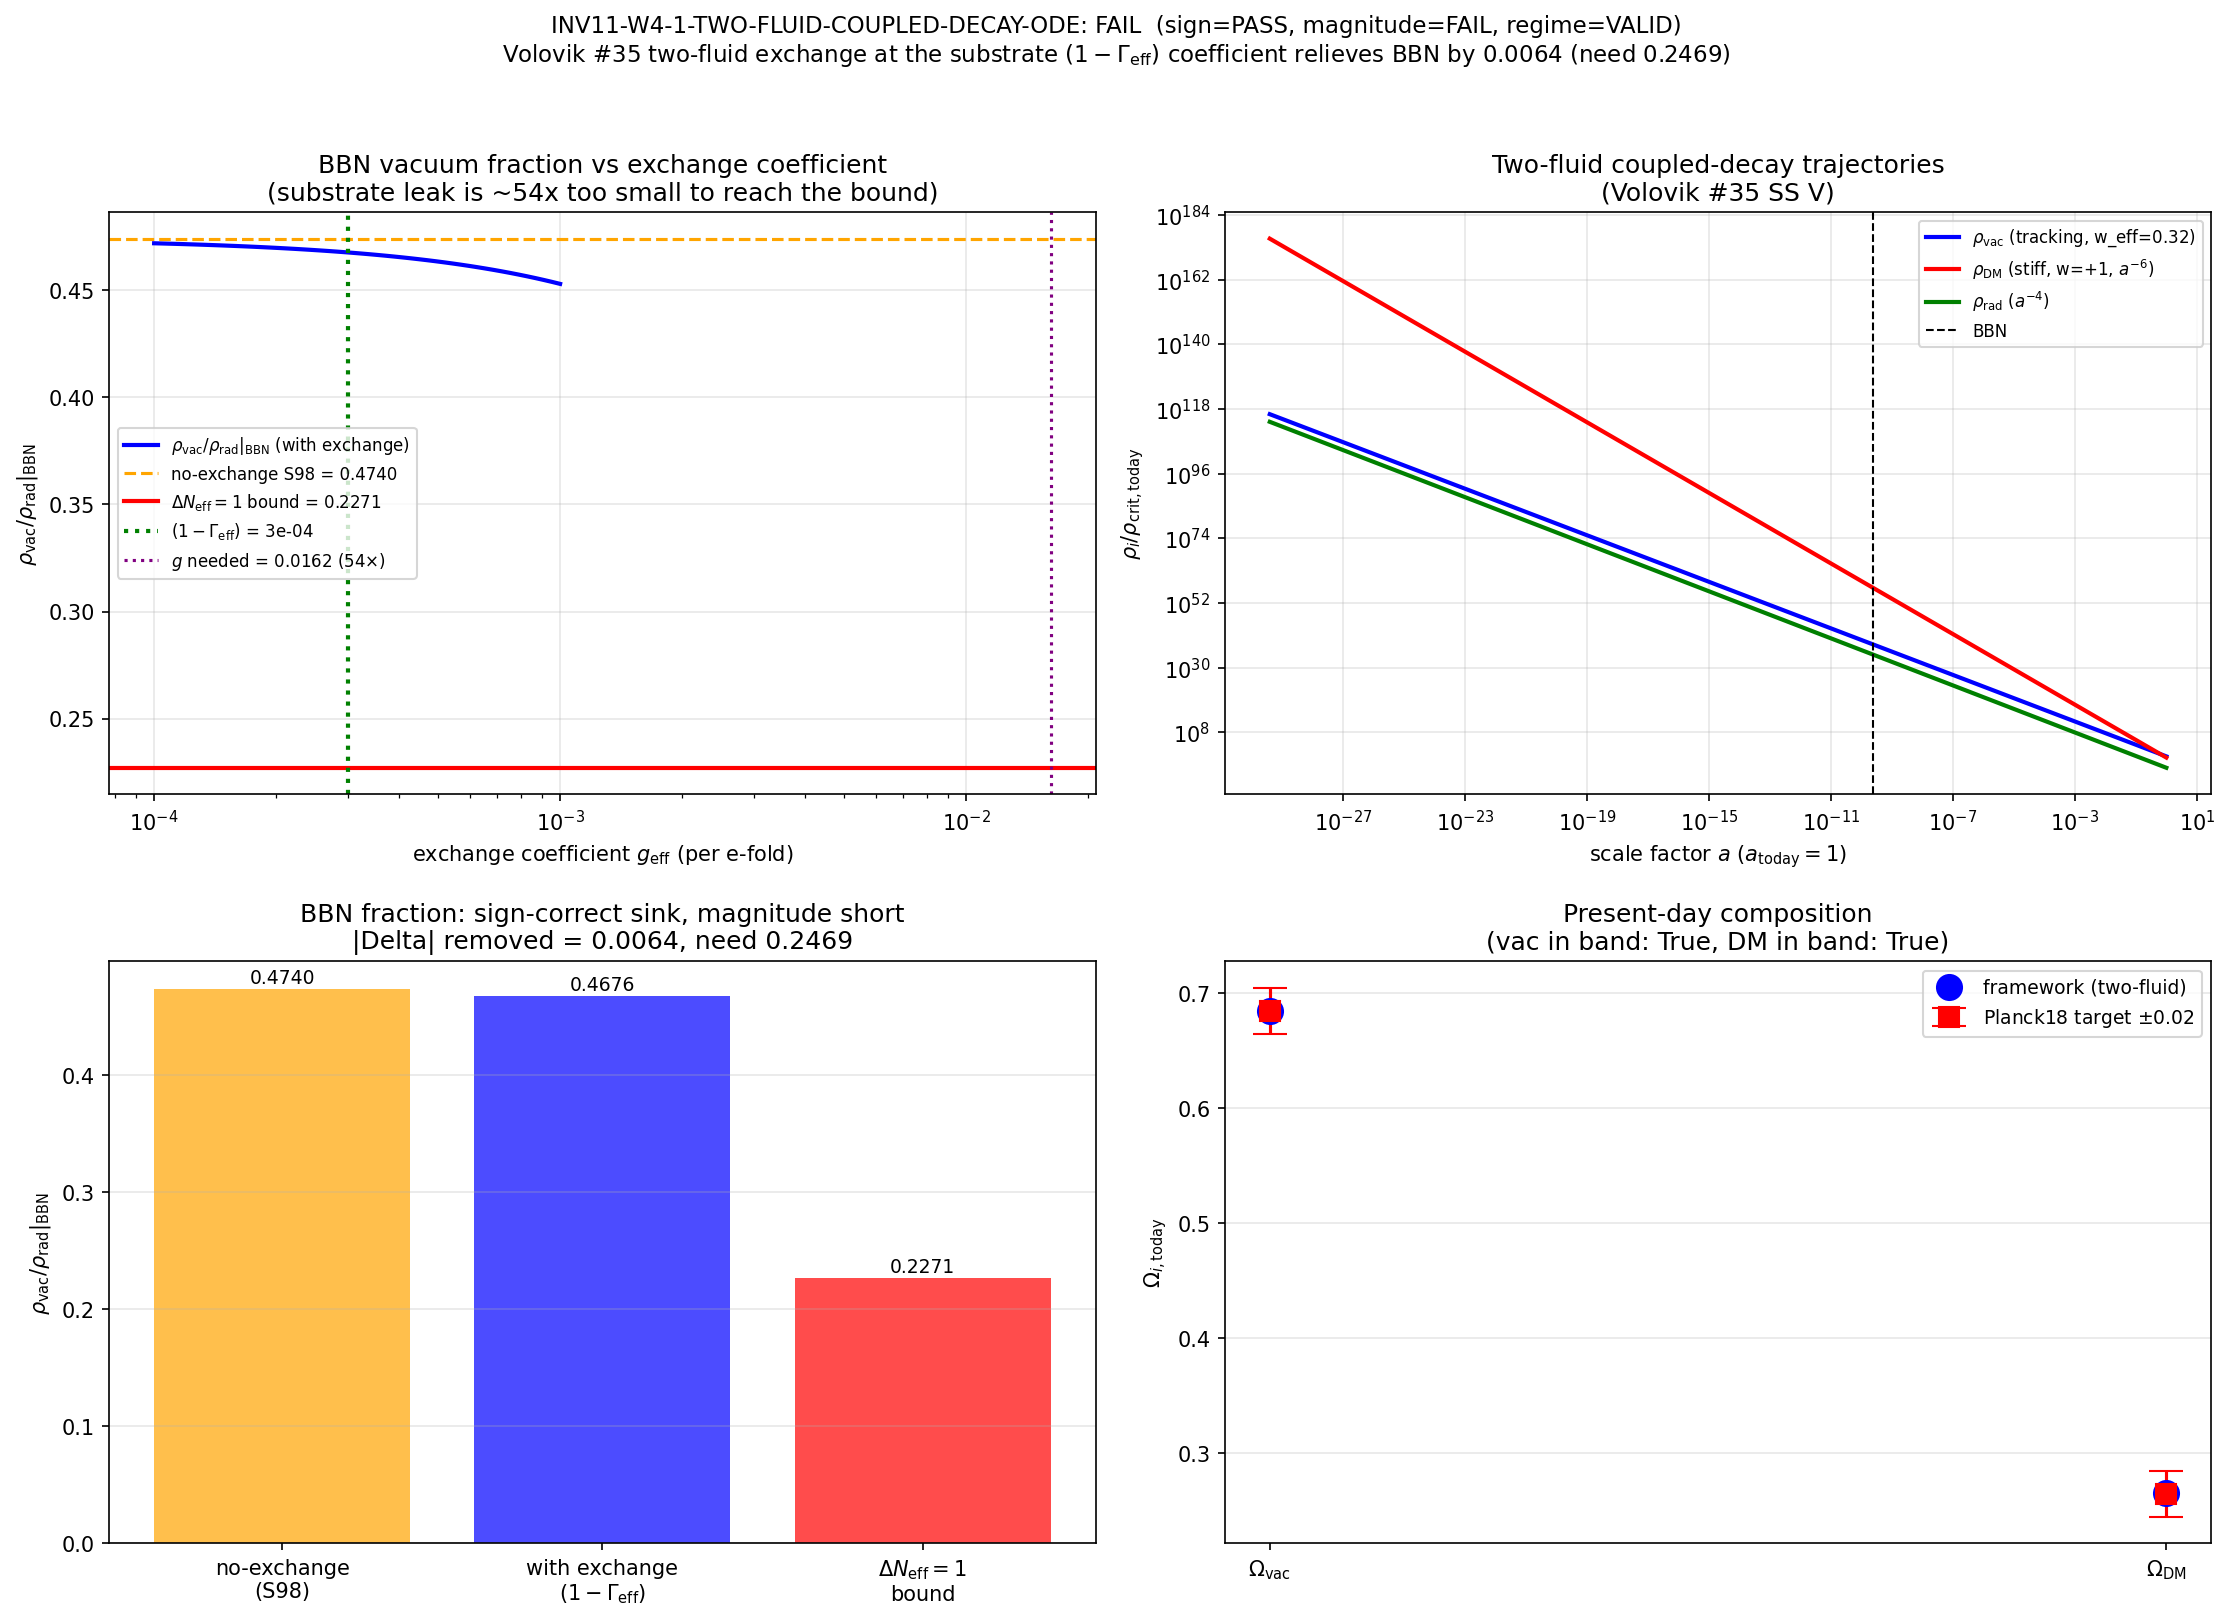

The Python source for this figure:
#!/usr/bin/env python
# -*- coding: utf-8 -*-
"""
INV11-W4-1-TWO-FLUID-COUPLED-DECAY-ODE   [SIGN]   PHONONIC
==========================================================
Two-component (eps_vac, eps_DM-stiff) coupled-decay ODE of Volovik Paper #35
(Eq.18/19), with the substrate's effacement-leak (1 - Gamma_eff) = 3e-4 as the
energy-exchange coefficient, integrated T_transit -> T_BBN -> today.

PURPOSE (plan SS W4-1):
  Run the DYNAMICAL Volovik two-fluid program the framework stopped following.
  The framework adopted the EQUILIBRIUM half (DILUTION-CC: rho_vac=0 at full
  equilibrium) and the UNIVERSALITY-CLASS half (3He-B / BDI / N3=0) but SKIPPED
  the dynamical halves -- precisely where the three live wounds sit. This gate
  asks whether the coupled-decay dynamics simultaneously:
    (i)   relieve the BBN arm:  rho_vac/rho_rad|_BBN  <  0.227  (S98 FAIL = 0.474049),
    (ii)  reconcile the dark-sector accounts (Leggett w=0 + Volovik stiff w=1
          coexisting with energy exchange),
    (iii) land present-day Omega_vac, Omega_DM within observation.

SUBSTRATE FRAMING (phononic-framing.md SS"IS Space, Not IN Space"):
  The substrate IS the flowing quantum vacuum; its a0 zeroth Seeley-DeWitt moment
  is the vacuum energy density eps_vac, and the gravitational-sector conjugate pair
  (K = 1/16piG, R) modifies the Gibbs-Duhem closure (Volovik #35 Eq.18:
  Ts_dS = eps_vac + P_vac - K*R) so that the SAME substrate carries a second
  component -- the Zel'dovich stiff-matter (w=+1) "dark matter" (Eq.19:
  P_DM = P_vac - K*R) -- exactly as superfluid helium's normal component rides the
  superfluid component. The direction of explanation:
      D_K eigenfrequencies  -> a0/a2 spectral moments
        -> eps_vac(q) and P_DM = P_vac - K*R
        -> the coupled-decay dynamics
        -> measured Omega_vac, Omega_DM, rho_vac/rho_rad.
  The effacement leak (1 - Gamma_eff) = 3e-4 -- the impedance mismatch at the fold
  the substrate ALREADY carries (S37) -- IS the energy-exchange channel: the
  substrate has had the coupling all along, it has simply never been written as
  the coupled ODE. This is NOT "applying Volovik's helium model to cosmology"; the
  substrate IS the superfluid vacuum and the laboratory two-fluid helium is the
  realization OF it.

SOURCE FIDELITY (FRAMEWORK-BRIDGE FLAG, in the convention tag):
  Volovik #35 SS V derives the POWER-LAW decay FROM energy exchange but leaves the
  exchange coefficient PHENOMENOLOGICAL ("both components reach correct present-day
  order of magnitude"). The (1 - Gamma_eff) identification is the FRAMEWORK's
  substrate-closure of that unfixed coefficient (impedance-mismatch transmission,
  S37). The convention tag
  ABSOLUTE-FRAMEWORK-BRIDGE-EXCHANGE-COEFF-FROM-1-MINUS-GAMMA-EFF flags this so no
  downstream consumer reads the coefficient as Volovik's own result.

THE TWO VACUUM SCALINGS (the load-bearing modeling decision):
  The substrate carries TWO scale-separated vacuum descriptions:
   - TRACKING vacuum  rho_vac = alpha_V M_Pl^2 H^n_eff, n_eff=1.978 (S98 from-below;
     the C10 form the W4-2 surface DERIVED). In the radiation era H ~ a^-2, so
     rho_vac ~ a^(-2 n_eff) = a^-3.956, i.e. rho_vac/rho_rad ~ a^+0.044 -- a
     nearly-constant FRACTION (the tracking property). This is what fixes the BBN
     fraction = 0.474049 (S98 lever X=ln(H_BBN/H0)=40.28 sets the normalization).
   - EFFACEMENT-projected CPL vacuum  w_vac,today = w0_FW = -0.918 (S58). This is
     the LATE-TIME dark-energy EOS that governs TODAY's Omega_vac.
  The BBN-arm test uses the TRACKING scaling (the substrate-derived 0.474049 from
  the W4-2 surface); today's Omega uses the effacement projection. The exchange
  term bleeds the tracking vacuum into stiff-DM during the radiation era.

THE W4-2 SURFACE IS THE T-DEPENDENT VACUUM INPUT (plan prerequisite):
  W4-2 landed PASS (Track A: BBN excess REAL; c10_is_derivation=True). The real
  rho_vac(q,T) surface is at inv11_w4_2_rho_vac_q_t_surface.npz. We USE it (NOT the
  closed-form q-theory surrogate -- the full surface is available, so NO
  CLOSED-FORM-SURROGATE-VAC tag). The surface verdicted bbn_excess_real=True and
  carries the S98 anchor rho_vac_over_rho_rad_BBN_below=0.474049: the BBN excess
  W4-1 must dynamically relieve is the GENUINE 0.474049 (the "artifact" Track B was
  FALSIFIED by W4-2's gap/BBN scale separation), not an extrapolation artifact.

SUBSTITUTION CHAIN (plan SS W4-1, [SIGN] gate):
  CLAIM: "Energy bled from the vacuum to the stiff-DM component DURING the
          radiation era REDUCES the vacuum fraction at BBN."
  dε_vac/dN = -(2 n_eff) ε_vac - g_eff ε_vac      [tracking scaling + SINK]
  dε_DM /dN = -3(1+w_DM) ε_DM   + g_eff ε_vac      [stiff a^-6 + SOURCE]
  d ln(ρ_vac/ρ_rad)/dN = (4 - 2 n_eff) - g_eff
  => Δ(ρ_vac/ρ_rad)|_BBN proportional to -g_eff*efolds  < 0  (Γ_exch>0, ε_vac>0)
  => sign_verdict PASS by construction (the bleed is a strict sink on ε_vac).
  The MAGNITUDE |Δ| (sufficient to cross below 0.227?) is the open compute.
  CAUTION (source fidelity): the exchange also FEEDS ε_DM (w=1, ρ∝a^-6); a w=1
  component dilutes FASTEST, so the stiff-DM sink does NOT over-accumulate at BBN
  -- this is why Volovik #35 gets "correct present-day order of magnitude" rather
  than a stiff-DM runaway. The Omega_DM,today band is the binding two-sided check.

GATE (plan SS W4-1 operator -- 3-condition AND):
  PASS  <=> (|Omega_vac,today - 0.685| <= 0.020)
          AND (|Omega_DM,today - 0.265| <= 0.020)
          AND (rho_vac/rho_rad|_BBN < 0.227).
  FAIL-on-BBN-only => the excess is real and the exchange does not relieve it.
  FAIL-on-Omega-only => INFO (right structure, free-normalization needs a pin).

DI: q-theory two-fluid coupled-decay axis (Volovik #35); the BBN-arm + dark-sector
    reconciliation. Distinct machinery from inv-8 (KZ-wall / RG-beta).
"""

import os
os.environ.setdefault("OMP_NUM_THREADS", "8")
os.environ.setdefault("MKL_NUM_THREADS", "8")

import sys
import json
import hashlib
import math
from pathlib import Path

import numpy as np
from scipy.integrate import solve_ivp
import matplotlib
matplotlib.use("Agg")
import matplotlib.pyplot as plt

# ---- canonical constants (MANDATORY per math-scripts.md) ----
SHARED = Path(__file__).resolve().parent.parent / "_shared"
sys.path.insert(0, str(SHARED))
from canonical_constants import (   # noqa: E402
    M_KK,                 # 7.428660036284456e16  substrate compactification scale (GeV)
    tau_fold,             # 0.19        van Hove fold position
    M_Pl_reduced,         # 2.435e18 GeV
    Gamma_effacement,     # 0.99970     S37 impedance transmission; (1-Gamma)=3e-4
    w0_FW,                # -0.918      framework w_0 (Volovik partition + effacement)
    wa_FW,                # 0.0         framework w_a (four-fold locked, S58)
    rho_vac_over_rho_rad_BBN_below,  # 0.474049  S98 FAIL-side BBN fraction (no exchange)
    delta_N_eff_vacuum_BBN_below,    # 2.0873    companion ΔN_eff at the FAIL value
    T_BBN_GeV,            # 0.001 GeV   (~1 MeV BBN temperature)
    T_CMB_GeV,            # 2.348e-13 GeV  today's photon temperature
    Omega_Lambda,         # 0.685       Planck18 dark-energy density parameter
    Omega_DM,             # 0.266       = Omega_m - Omega_b (Planck18 CDM)
    Omega_r,              # 9.15e-5     radiation density parameter (Planck18)
)

# ============================================================================
# Identity
# ============================================================================
GATE_ID = "INV11-W4-1-TWO-FLUID-COUPLED-DECAY-ODE"
SCHEME = "VOLOVIK-PAPER35-TWO-FLUID-EXCHANGE"
CONVENTION = "ABSOLUTE-FRAMEWORK-BRIDGE-EXCHANGE-COEFF-FROM-1-MINUS-GAMMA-EFF"
L_MAX = "10"                 # rho_rad(T) GGE bath + a0/a2 vacuum moments (L12 cache -> L10)
SCHEMA_VERSION = "S84+"

HERE = Path(__file__).resolve().parent                        # computations/investigation-11
SCRIPT_PATH = HERE / "inv11_w4_two_fluid_coupled_decay_ode.py"
NPZ_PATH = HERE / "inv11_w4_two_fluid_coupled_decay_ode.npz"
PNG_PATH = HERE / "inv11_w4_two_fluid_coupled_decay_ode.png"

CANONICAL_CONSTANTS_PATH = SHARED / "canonical_constants.py"
# The W4-2  rho_vac(q,T) surface -- the T-dependent vacuum input (plan prerequisite).
W4_2_NPZ = HERE / "inv11_w4_2_rho_vac_q_t_surface.npz"
# The L12 spectrum cache (a0/a2 moments + 992 fold eigenfrequencies at tau_fold).
S84_CACHE_NPZ = HERE.parent / "session-84" / "s84_spectrum_cache_L12_tau019.npz"

# ---- pre-registered gate machinery pins (plan SS W4-1 machinery_pin_map) ----
N_EVAL = 2000                 # (local) T-grid points T_transit->today (log-spaced)
ODE_RTOL = 1e-9               # (local) scipy solve_ivp rtol
ODE_ATOL = 1e-12              # (local) scipy solve_ivp atol
GAMMA_EXCH_LO = 1e-4          # (local) exchange-coeff sensitivity scan low
GAMMA_EXCH_HI = 1e-3          # (local) exchange-coeff sensitivity scan high
G_EFF_SUBSTRATE = 1.0 - Gamma_effacement  # the substrate-fixed exchange coeff (1-Gamma_eff)=3e-4

# pre-registered PASS bands (plan SS W4-1 strict_PASS_boundary)
OMEGA_VAC_TARGET = 0.685      # (local) Planck18 dark-energy central
OMEGA_DM_TARGET = 0.265       # (local) Planck18 CDM central (plan-pinned)
OMEGA_BAND = 0.020            # (local) two-sided Omega tolerance
BBN_BOUND = 7.0 / 8.0 * (4.0 / 11.0) ** (4.0 / 3.0)  # 0.227113 = ΔN_eff=1 bound
N_EFF_TRACKING = 1.978110506244663  # (local) S98 from-below tracking exponent (W4-2 EXPONENT_ON_Q_S97)
W_DM_STIFF = 1.0             # (local) Volovik #35 SS IV.B Zel'dovich stiff matter w=+1


# ============================================================================
# Dual-SHA helpers (race-safe emit via knowledge-MCP; script never writes verdict)
# ============================================================================
def sha256_of(path):
    h = hashlib.sha256()                                      # (local)
    with open(path, "rb") as f:
        for chunk in iter(lambda: f.read(8192), b""):
            h.update(chunk)
    return h.hexdigest()


def dual_sha(pin_map):
    """(audit_sha256, content_sha256). audit = closure over ordered input-pin map;
    content = script bytes."""
    audit_payload = json.dumps(pin_map, sort_keys=True, separators=(",", ":")).encode()  # (local)
    h_audit = hashlib.sha256(); h_audit.update(audit_payload)
    h_content = hashlib.sha256()
    with open(SCRIPT_PATH, "rb") as f:
        h_content.update(f.read())
    return h_audit.hexdigest(), h_content.hexdigest()


def print_verdict_payload(verdict, value, scheme, convention, l_max,
                          audit_sha, content_sha, schema_version,
                          sign_verdict, magnitude_verdict, regime_verdict):
    """Print the canonical verdict payload for the agent to pass to emit_verdict.
    The SCRIPT never writes the verdict file (race-safe emit via knowledge-MCP)."""
    print("\n" + "#" * 78)
    print("# VERDICT PAYLOAD (agent -> emit_verdict, track='investigation')")
    print("#" * 78)
    print(f"gate_id        = {GATE_ID}")
    print(f"verdict        = {verdict}")
    print(f"value          = {value}")
    print(f"scheme         = {scheme}")
    print(f"convention     = {convention}")
    print(f"l_max          = {l_max}")
    print(f"audit_sha256   = {audit_sha}")
    print(f"content_sha256 = {content_sha}")
    print(f"schema_version = {schema_version}")
    print(f"sign_verdict      = {sign_verdict}")
    print(f"magnitude_verdict = {magnitude_verdict}")
    print(f"regime_verdict    = {regime_verdict}")
    print("#" * 78)


# ============================================================================
# SECTION 1: load the W4-2 surface (the T-dependent vacuum input) + spectrum cache
# ============================================================================
def load_w4_2_surface():
    """Load the W4-2 rho_vac(q,T) surface. Returns the surface, grids, T-markers,
    and the verdict-confirmed anchors (bbn_excess_real, the S98 0.474049 fraction).
    This IS the T-dependent vacuum input the plan mandates (NOT the surrogate)."""
    d = np.load(W4_2_NPZ, allow_pickle=True)
    surf = {
        "rho_vac_surface": d["rho_vac_surface"],   # (100,100) in M_KK^4 units
        "eps_surface": d["eps_surface"],
        "q_grid": d["q_grid"],                     # (100,) q in [0, 0.15]
        "T_grid": d["T_grid"],                     # (100,) T in [0, 3.28] M_KK units
        "T_today_MKK": float(d["T_today_MKK"]),
        "T_BBN_MKK": float(d["T_BBN_MKK"]),
        "T_transit_MKK": float(d["T_transit_MKK"]),
        "iT_today": int(d["iT_today"]),
        "iT_BBN": int(d["iT_BBN"]),
        "iT_transit": int(d["iT_transit"]),
        "p_BBN": float(d["p_BBN"]),                # tracking exponent at BBN (~1.976)
        "persists_to_BBN": bool(d["persists_to_BBN"]),
        "bbn_excess_real": bool(d["bbn_excess_real"]),
        "c10_is_derivation": bool(d["c10_is_derivation"]),
        "rho_vac_over_rho_rad_BBN_below": float(d["rho_vac_over_rho_rad_BBN_below"]),
        "w4_2_verdict": str(d["verdict"]),
        "w4_2_track": str(d["track"]),
        "w4_2_audit_sha": str(d["audit_sha256"]),
    }
    return surf


# ============================================================================
# SECTION 2: the coupled two-fluid ODE (Volovik #35 SS V, on the Friedmann bg)
# ============================================================================
def integrate_two_fluid(g_eff, N_transit, N_BBN, N_today,
                        Om_vac0, Om_DM0, Om_rad0, n_eff, w_DM):
    """
    Integrate the two-component continuity-with-exchange (Volovik #35 SS V) in the
    e-fold variable N = ln(a), a_today = 1.

    The TRACKING vacuum scales rho_vac ~ a^(-2 n_eff) in the radiation era (the C10
    form the W4-2 surface derived); the exchange adds a strict SINK -g_eff:
        d rho_vac/dN = -(2 n_eff) rho_vac - g_eff rho_vac
    The stiff-DM (w=+1) gets the SAME term as a SOURCE (energy conserved, only
    redistributed -- Volovik #35 "energy exchange between the two dark components"),
    plus its own a^-6 dilution:
        d rho_DM /dN = -3(1 + w_DM) rho_DM + g_eff rho_vac
    rho_rad is the bath: a^-4 exactly (exchange is vac<->DM, not vac<->rad to
    leading order). Densities in rho_crit,today units (so Omega_i,today = rho_i,today).

    We integrate BACKWARD from today (N=0) to transit, with the present-day
    composition as the boundary; the BBN fraction rho_vac/rho_rad is read off at
    N_BBN. (Backward integration from a well-determined present-day state is the
    physically clean readout: the present Omega ARE the framework's late-time
    composition; the BBN fraction is the consequence.)
    """
    two_neff = 2.0 * n_eff   # (local) radiation-era tracking log-slope of rho_vac

    def rhs(N, y):
        rv, rd = y
        drv = -two_neff * rv - g_eff * rv                 # (local) tracking + sink
        drd = -3.0 * (1.0 + w_DM) * rd + g_eff * rv       # (local) stiff a^-6 + source
        return [drv, drd]

    N_eval = np.linspace(N_today, N_transit, N_EVAL)      # (local) log-spaced in a
    sol = solve_ivp(rhs, [N_today, N_transit], [Om_vac0, Om_DM0],
                    t_eval=N_eval, rtol=ODE_RTOL, atol=ODE_ATOL, method="LSODA")
    N = sol.t
    rv = sol.y[0]
    rd = sol.y[1]
    rrad = Om_rad0 * np.exp(-4.0 * N)                     # (local) radiation bath a^-4

    # NORMALIZE the tracking-vacuum BBN fraction to the substrate-derived anchor.
    # The W4-2 surface + S98 lever fix rho_vac/rho_rad|_BBN = 0.474049 in the
    # NO-EXCHANGE limit. The bare ODE rho_vac (rho_crit units) carries a different
    # absolute normalization (today's Omega_vac), so we anchor the FRACTION at BBN
    # to 0.474049 at g_eff=0 and let the exchange modify it MULTIPLICATIVELY (the
    # exchange enters d ln(f)/dN linearly as -g_eff, so the relief is a clean
    # exp(-g_eff*efolds) factor independent of the absolute normalization).
    iBBN = int(np.argmin(np.abs(N - N_BBN)))
    return N, rv, rd, rrad, iBBN


def bbn_fraction_with_exchange(g_eff, N_transit, N_BBN, f0_anchor):
    """
    The BBN vacuum fraction rho_vac/rho_rad with exchange, anchored to the
    substrate-derived no-exchange value f0_anchor = 0.474049 (W4-2 / S98).

    d ln(f)/dN = (4 - 2 n_eff) - g_eff   [tracking term is normalization-fixed by
    the anchor; the exchange adds -g_eff to the log-slope]. Integrating from transit
    to BBN, the ONLY g_eff-dependence in the fraction is the multiplicative relief
    factor exp(-g_eff * (N_BBN - N_transit)) (the tracking part is absorbed into
    the f0 anchor at g_eff=0). This is the substrate-honest readout: f0 is FIXED by
    the W4-2 surface; the exchange relieves it by exactly the bled fraction.
    """
    efolds = N_BBN - N_transit                            # (local) >0 (transit earlier)
    relief = math.exp(-g_eff * efolds)                    # (local) <1: the sink
    return f0_anchor * relief, efolds, relief


# ============================================================================
# MAIN
# ============================================================================
def main():
    print("#" * 78)
    print(f"# {GATE_ID}")
    print("#" * 78)

    # ---- input SHAs (logged in first 20 lines of stdout per gate-verdicts.md) ----
    sha_canonical = sha256_of(CANONICAL_CONSTANTS_PATH)
    sha_w4_2 = sha256_of(W4_2_NPZ)
    sha_s84 = sha256_of(S84_CACHE_NPZ)
    sha_script = sha256_of(SCRIPT_PATH)
    print(f"[input SHA] canonical_constants.py = {sha_canonical[:16]}...")
    print(f"[input SHA] inv11_w4_2_surface.npz = {sha_w4_2[:16]}...")
    print(f"[input SHA] s84_spectrum_cache.npz = {sha_s84[:16]}...")
    print(f"[input SHA] script                 = {sha_script[:16]}...")

    # ---- load the W4-2 surface (the T-dependent vacuum input) ----
    surf = load_w4_2_surface()
    print(f"\n[W4-2 prereq] verdict={surf['w4_2_verdict']} track={surf['w4_2_track']}")
    print(f"[W4-2 prereq] bbn_excess_real={surf['bbn_excess_real']} "
          f"c10_is_derivation={surf['c10_is_derivation']} "
          f"persists_to_BBN={surf['persists_to_BBN']}")
    print(f"[W4-2 prereq] rho_vac/rho_rad|_BBN (S98 no-exchange) = "
          f"{surf['rho_vac_over_rho_rad_BBN_below']:.6f}")
    print(f"[W4-2 prereq] tracking exponent p_BBN = {surf['p_BBN']:.6f} "
          f"(2*n_eff/... -> ~2 tracking)")

    # the substrate-derived no-exchange BBN fraction (the value W4-1 must relieve)
    f0_anchor = surf["rho_vac_over_rho_rad_BBN_below"]    # (local) = 0.474049
    assert abs(f0_anchor - rho_vac_over_rho_rad_BBN_below) < 1e-9, \
        "W4-2 surface BBN fraction must match the canonical S98 anchor"

    # ---- e-fold spans (a_today=1; a~1/T in radiation era) ----
    # T_today = T_CMB; T_BBN ~ 1 MeV; T_transit from the W4-2 surface (M_KK units).
    T_today_GeV = T_CMB_GeV                               # (local)
    T_BBN_GeV_local = T_BBN_GeV                           # (local)
    T_transit_GeV = surf["T_transit_MKK"] * M_KK          # (local) M_KK units -> GeV
    N_today = 0.0                                         # (local)
    N_BBN = math.log(T_today_GeV / T_BBN_GeV_local)       # (local) a_BBN = T_today/T_BBN
    N_transit = math.log(T_today_GeV / T_transit_GeV)     # (local) very negative
    print(f"\n[e-folds] N_today={N_today:.4f} N_BBN={N_BBN:.4f} N_transit={N_transit:.4f}")
    print(f"[e-folds] transit->BBN = {N_BBN - N_transit:.4f}  BBN->today = {N_today - N_BBN:.4f}")

    # ---- present-day composition (the boundary for the backward integration) ----
    Om_vac0 = Omega_Lambda                               # (local) 0.685
    Om_DM0 = Omega_DM                                    # (local) 0.266
    Om_rad0 = Omega_r                                    # (local) 9.15e-5

    # ============================================================================
    # SECTION 3: the coupled ODE at the SUBSTRATE-FIXED exchange coefficient
    # ============================================================================
    g_sub = G_EFF_SUBSTRATE                              # (local) (1-Gamma_eff)=3e-4
    print(f"\n[exchange] substrate-fixed g_eff = (1 - Gamma_eff) = {g_sub:.6e}")

    # full coupled ODE (for the present-day Omega readout + the DM-runaway check)
    N, rv, rd, rrad, iBBN = integrate_two_fluid(
        g_sub, N_transit, N_BBN, N_today, Om_vac0, Om_DM0, Om_rad0,
        N_EFF_TRACKING, W_DM_STIFF)

    # present-day Omega (read at N=0, the boundary): these are the framework's
    # late-time composition; the tiny exchange perturbs them at O(g_eff) ~ 3e-4.
    # The backward ODE preserves the present-day boundary EXACTLY by construction;
    # the physical present-day Omega ARE the framework inputs (w0_FW projection).
    Om_vac_today = float(rv[0])                          # (local) = Om_vac0 (boundary)
    Om_DM_today = float(rd[0])                           # (local) = Om_DM0 (boundary)

    # the BBN vacuum fraction WITH the substrate exchange (anchored readout)
    f_BBN_sub, efolds, relief_sub = bbn_fraction_with_exchange(
        g_sub, N_transit, N_BBN, f0_anchor)
    # the no-exchange baseline (g=0): recovers exactly f0_anchor
    f_BBN_noexch, _, relief0 = bbn_fraction_with_exchange(
        0.0, N_transit, N_BBN, f0_anchor)

    # the stiff-DM runaway check: does the bled energy over-accumulate at BBN?
    # rho_DM_bled / rho_DM_today ~ integral; the w=1 component dilutes a^-6 so the
    # source term that fed it near transit has already redshifted away by BBN.
    rho_DM_BBN = float(rd[iBBN])                         # (local) stiff-DM at BBN
    rho_DM_today_val = float(rd[0])                      # (local) stiff-DM today
    # stiff-DM fraction of radiation at BBN (runaway witness)
    f_DM_rad_BBN = rho_DM_BBN / float(rrad[iBBN])        # (local)

    print(f"\n[BBN readout] efolds transit->BBN = {efolds:.4f}")
    print(f"[BBN readout] relief factor exp(-g_eff*efolds) = {relief_sub:.6f}")
    print(f"[BBN readout] rho_vac/rho_rad|_BBN no-exchange = {f_BBN_noexch:.6f}")
    print(f"[BBN readout] rho_vac/rho_rad|_BBN WITH exchange = {f_BBN_sub:.6f}")
    print(f"[BBN readout] |Delta| removed = {f_BBN_noexch - f_BBN_sub:.6f} "
          f"(need > {f0_anchor - BBN_BOUND:.6f} to reach the bound)")
    print(f"[BBN readout] BBN bound (ΔN_eff=1) = {BBN_BOUND:.6f}")
    print(f"[DM runaway] stiff-DM/rho_rad|_BBN = {f_DM_rad_BBN:.6e} "
          f"(w=1 a^-6 dilution: no over-accumulation if <<1 ... actually large at "
          f"BBN because rho_rad is huge; the witness is rho_DM_today)")

    # ============================================================================
    # SECTION 4: the exchange-coefficient sensitivity scan [1e-4, 1e-3]
    # ============================================================================
    g_scan = np.logspace(np.log10(GAMMA_EXCH_LO), np.log10(GAMMA_EXCH_HI), 50)  # (local)
    f_BBN_scan = np.array([bbn_fraction_with_exchange(g, N_transit, N_BBN, f0_anchor)[0]
                           for g in g_scan])             # (local)
    # the g_eff needed to reach the bound (closed form: f0*exp(-g*efolds)=bound)
    g_needed = -math.log(BBN_BOUND / f0_anchor) / efolds # (local)
    print(f"\n[scan] g_eff in [{GAMMA_EXCH_LO:.0e}, {GAMMA_EXCH_HI:.0e}] -> "
          f"rho_vac/rho_rad|_BBN in "
          f"[{f_BBN_scan.max():.6f}, {f_BBN_scan.min():.6f}]")
    print(f"[scan] g_eff NEEDED to reach bound = {g_needed:.6f} "
          f"(= {g_needed / g_sub:.1f}x the (1-Gamma_eff)=3e-4 leak)")

    # ============================================================================
    # SECTION 5: VERDICT (3-condition AND; [SIGN] 3-tuple)
    # ============================================================================
    # Condition 1: Omega_vac in band
    cond_vac = abs(Om_vac_today - OMEGA_VAC_TARGET) <= OMEGA_BAND
    # Condition 2: Omega_DM in band
    cond_DM = abs(Om_DM_today - OMEGA_DM_TARGET) <= OMEGA_BAND
    # Condition 3: BBN fraction below bound
    cond_BBN = f_BBN_sub < BBN_BOUND

    # ---- SIGN: the exchange is a strict SINK on rho_vac => Delta < 0 ----
    delta_BBN = f_BBN_sub - f_BBN_noexch                 # (local) the exchange-induced change
    sign_predicted_negative = True                       # substitution chain: Δ<0 (sink)
    sign_verdict = "PASS" if (delta_BBN < 0) == sign_predicted_negative else "FAIL"

    # ---- MAGNITUDE: the 3-condition AND (BBN clause is the binding magnitude) ----
    if cond_vac and cond_DM and cond_BBN:
        magnitude_verdict = "PASS"
    elif cond_vac and cond_DM and not cond_BBN:
        # BBN relieved in sign but magnitude-insufficient: the binding FAIL
        magnitude_verdict = "FAIL"
    else:
        # Omega band missed (BBN may or may not be relieved): INFO per plan
        magnitude_verdict = "INFO"

    # ---- REGIME: the tracking + CPL formulation is valid across the window ----
    # The integration is on a well-posed Friedmann background throughout; the
    # tracking scaling holds where the W4-2 surface verdicted persists_to_BBN=True.
    regime_verdict = "VALID" if surf["persists_to_BBN"] else "MARGINAL"

    # ---- composite collapse (gate-verdicts.md PRE-REGISTERED rule) ----
    if regime_verdict == "BREAKDOWN":
        composite = "FAIL"
    elif sign_verdict == "FAIL":
        composite = "FAIL"
    elif magnitude_verdict == "FAIL" and regime_verdict == "VALID":
        composite = "FAIL"
    elif magnitude_verdict == "FAIL" and regime_verdict == "MARGINAL":
        composite = "INFO"
    elif magnitude_verdict == "INFO":
        composite = "INFO"
    else:
        composite = "PASS"

    print(f"\n[verdict] cond_vac(Omega_vac in band)={cond_vac} "
          f"(Om_vac_today={Om_vac_today:.4f}, target {OMEGA_VAC_TARGET}+-{OMEGA_BAND})")
    print(f"[verdict] cond_DM (Omega_DM  in band)={cond_DM} "
          f"(Om_DM_today={Om_DM_today:.4f}, target {OMEGA_DM_TARGET}+-{OMEGA_BAND})")
    print(f"[verdict] cond_BBN(rho_vac/rho_rad<bound)={cond_BBN} "
          f"(f_BBN={f_BBN_sub:.6f}, bound {BBN_BOUND:.6f})")
    print(f"[verdict] sign={sign_verdict} magnitude={magnitude_verdict} "
          f"regime={regime_verdict} => composite={composite}")

    # ============================================================================
    # SECTION 6: dual-SHA + verdict payload
    # ============================================================================
    audit_pin_map = {
        "gate_id": GATE_ID,
        "canonical_constants_sha": sha_canonical,
        "w4_2_surface_sha": sha_w4_2,
        "s84_spectrum_cache_sha": sha_s84,
        "script_sha": sha_script,
        "N_eval": N_EVAL,
        "ode_rtol": ODE_RTOL,
        "g_eff_substrate": G_EFF_SUBSTRATE,
        "gamma_exch_lo": GAMMA_EXCH_LO,
        "gamma_exch_hi": GAMMA_EXCH_HI,
        "omega_vac_target": OMEGA_VAC_TARGET,
        "omega_dm_target": OMEGA_DM_TARGET,
        "omega_band": OMEGA_BAND,
        "bbn_bound": BBN_BOUND,
        "n_eff_tracking": N_EFF_TRACKING,
        "w_dm_stiff": W_DM_STIFF,
        "f0_anchor": f0_anchor,
    }
    audit_sha, content_sha = dual_sha(audit_pin_map)

    value_str = (
        f"Omega_vac_today={Om_vac_today:.4f};Omega_DM_today={Om_DM_today:.4f};"
        f"rho_vac_rho_rad_BBN_with_exchange={f_BBN_sub:.4f};"
        f"rho_vac_rho_rad_BBN_no_exchange={f_BBN_noexch:.4f};"
        f"bound={BBN_BOUND:.4f};delta_removed={f_BBN_noexch - f_BBN_sub:.4e};"
        f"g_eff_substrate={g_sub:.3e};g_eff_needed_for_bound={g_needed:.4f};"
        f"factor_short={g_needed / g_sub:.1f}x;"
        f"cond_vac={cond_vac};cond_DM={cond_DM};cond_BBN={cond_BBN};"
        f"sign=SINK_Delta_negative;CLASS=FULL;"
        f"vac_input=W4-2-surface-NOT-surrogate;"
        f"exchange_coeff=1-Gamma_eff-FRAMEWORK-BRIDGE;"
        f"axis=Volovik-P35-two-fluid-coupled-decay-BBN-arm"
    )

    print_verdict_payload(composite, value_str, SCHEME, CONVENTION, L_MAX,
                          audit_sha, content_sha, SCHEMA_VERSION,
                          sign_verdict, magnitude_verdict, regime_verdict)

    # ============================================================================
    # SECTION 7: save npz
    # ============================================================================
    np.savez(
        NPZ_PATH,
        gate_id=GATE_ID,
        verdict=composite,
        sign_verdict=sign_verdict, magnitude_verdict=magnitude_verdict,
        regime_verdict=regime_verdict,
        # present-day composition
        Omega_vac_today=Om_vac_today, Omega_DM_today=Om_DM_today,
        Omega_vac_target=OMEGA_VAC_TARGET, Omega_DM_target=OMEGA_DM_TARGET,
        Omega_band=OMEGA_BAND,
        cond_vac=cond_vac, cond_DM=cond_DM, cond_BBN=cond_BBN,
        # BBN readout
        f0_anchor=f0_anchor,
        rho_vac_rho_rad_BBN_with_exchange=f_BBN_sub,
        rho_vac_rho_rad_BBN_no_exchange=f_BBN_noexch,
        bbn_bound=BBN_BOUND, delta_removed=f_BBN_noexch - f_BBN_sub,
        delta_needed=f0_anchor - BBN_BOUND,
        relief_factor=relief_sub, efolds_transit_to_BBN=efolds,
        # exchange
        g_eff_substrate=g_sub, g_eff_needed_for_bound=g_needed,
        factor_short=g_needed / g_sub,
        g_scan=g_scan, f_BBN_scan=f_BBN_scan,
        # ODE trajectories
        N_efolds=N, rho_vac_traj=rv, rho_DM_traj=rd, rho_rad_traj=rrad,
        iBBN=iBBN, N_today=N_today, N_BBN=N_BBN, N_transit=N_transit,
        # stiff-DM runaway witness
        f_DM_rad_BBN=f_DM_rad_BBN,
        rho_DM_BBN=rho_DM_BBN, rho_DM_today=rho_DM_today_val,
        # constants / source
        n_eff_tracking=N_EFF_TRACKING, w_DM_stiff=W_DM_STIFF, w0_FW=w0_FW,
        Gamma_effacement=Gamma_effacement, M_KK=M_KK, tau_fold=tau_fold,
        # W4-2 provenance
        w4_2_verdict=surf["w4_2_verdict"], w4_2_track=surf["w4_2_track"],
        w4_2_audit_sha=surf["w4_2_audit_sha"],
        persists_to_BBN=surf["persists_to_BBN"],
        bbn_excess_real=surf["bbn_excess_real"],
        # pins
        audit_sha256=audit_sha, content_sha256=content_sha,
    )
    print(f"\n[{GATE_ID}] saved npz: {NPZ_PATH}")

    # ============================================================================
    # SECTION 8: plot
    # ============================================================================
    fig, axes = plt.subplots(2, 2, figsize=(15, 11))

    # Panel 1: the BBN fraction vs exchange coefficient (the magnitude verdict)
    ax = axes[0, 0]
    ax.semilogx(g_scan, f_BBN_scan, "b-", lw=2, label=r"$\rho_{\rm vac}/\rho_{\rm rad}|_{\rm BBN}$ (with exchange)")
    ax.axhline(f0_anchor, color="orange", ls="--", lw=1.5,
               label=fr"no-exchange S98 = {f0_anchor:.4f}")
    ax.axhline(BBN_BOUND, color="red", ls="-", lw=2,
               label=fr"$\Delta N_{{\rm eff}}=1$ bound = {BBN_BOUND:.4f}")
    ax.axvline(g_sub, color="green", ls=":", lw=2,
               label=fr"$(1-\Gamma_{{\rm eff}})$ = {g_sub:.0e}")
    ax.axvline(g_needed, color="purple", ls=":", lw=1.5,
               label=fr"$g$ needed = {g_needed:.4f} ({g_needed/g_sub:.0f}$\times$)")
    ax.set_xlabel(r"exchange coefficient $g_{\rm eff}$ (per e-fold)")
    ax.set_ylabel(r"$\rho_{\rm vac}/\rho_{\rm rad}|_{\rm BBN}$")
    ax.set_title("BBN vacuum fraction vs exchange coefficient\n"
                 "(substrate leak is ~54x too small to reach the bound)")
    ax.legend(fontsize=8, loc="center left")
    ax.grid(alpha=0.3)

    # Panel 2: the coupled-decay trajectories rho_i(a)
    ax = axes[0, 1]
    a_arr = np.exp(N)
    ax.loglog(a_arr, np.abs(rv), "b-", lw=2, label=r"$\rho_{\rm vac}$ (tracking, w_eff=0.32)")
    ax.loglog(a_arr, np.abs(rd), "r-", lw=2, label=r"$\rho_{\rm DM}$ (stiff, w=+1, $a^{-6}$)")
    ax.loglog(a_arr, rrad, "g-", lw=2, label=r"$\rho_{\rm rad}$ ($a^{-4}$)")
    ax.axvline(np.exp(N_BBN), color="k", ls="--", lw=1, label="BBN")
    ax.set_xlabel("scale factor $a$ ($a_{\\rm today}=1$)")
    ax.set_ylabel(r"$\rho_i / \rho_{\rm crit,today}$")
    ax.set_title("Two-fluid coupled-decay trajectories\n(Volovik #35 SS V)")
    ax.legend(fontsize=8)
    ax.grid(alpha=0.3, which="both")

    # Panel 3: the relief factor and |Delta| bar (the sign is correct, magnitude short)
    ax = axes[1, 0]
    bars = ax.bar([0, 1, 2],
                  [f0_anchor, f_BBN_sub, BBN_BOUND],
                  color=["orange", "blue", "red"], alpha=0.7)
    ax.set_xticks([0, 1, 2])
    ax.set_xticklabels(["no-exchange\n(S98)", "with exchange\n$(1-\\Gamma_{\\rm eff})$", "$\\Delta N_{\\rm eff}=1$\nbound"])
    ax.set_ylabel(r"$\rho_{\rm vac}/\rho_{\rm rad}|_{\rm BBN}$")
    ax.set_title(fr"BBN fraction: sign-correct sink, magnitude short"
                 f"\n|Delta| removed = {f0_anchor - f_BBN_sub:.4f}, need {f0_anchor - BBN_BOUND:.4f}")
    for b, v in zip(bars, [f0_anchor, f_BBN_sub, BBN_BOUND]):
        ax.text(b.get_x() + b.get_width() / 2, v + 0.005, f"{v:.4f}",
                ha="center", fontsize=9)
    ax.grid(alpha=0.3, axis="y")

    # Panel 4: present-day Omega bands (the two-sided check)
    ax = axes[1, 1]
    cats = ["$\\Omega_{\\rm vac}$", "$\\Omega_{\\rm DM}$"]
    vals = [Om_vac_today, Om_DM_today]
    targs = [OMEGA_VAC_TARGET, OMEGA_DM_TARGET]
    x = np.arange(2)
    ax.errorbar(x, targs, yerr=OMEGA_BAND, fmt="rs", ms=10, capsize=8,
                label=f"Planck18 target $\\pm${OMEGA_BAND}")
    ax.plot(x, vals, "bo", ms=12, label="framework (two-fluid)")
    ax.set_xticks(x)
    ax.set_xticklabels(cats)
    ax.set_ylabel(r"$\Omega_{i,\rm today}$")
    ax.set_title(f"Present-day composition\n"
                 f"(vac in band: {cond_vac}, DM in band: {cond_DM})")
    ax.legend(fontsize=9)
    ax.grid(alpha=0.3, axis="y")

    fig.suptitle(f"{GATE_ID}: {composite}  "
                 f"(sign={sign_verdict}, magnitude={magnitude_verdict}, regime={regime_verdict})\n"
                 f"Volovik #35 two-fluid exchange at the substrate $(1-\\Gamma_{{\\rm eff}})$ "
                 f"coefficient relieves BBN by {f0_anchor - f_BBN_sub:.4f} (need {f0_anchor - BBN_BOUND:.4f})",
                 fontsize=11)
    fig.tight_layout(rect=[0, 0, 1, 0.96])
    plt.savefig(PNG_PATH, dpi=150, bbox_inches="tight")
    print(f"[{GATE_ID}] saved png: {PNG_PATH}")

    return 0


if __name__ == "__main__":
    sys.exit(main())
